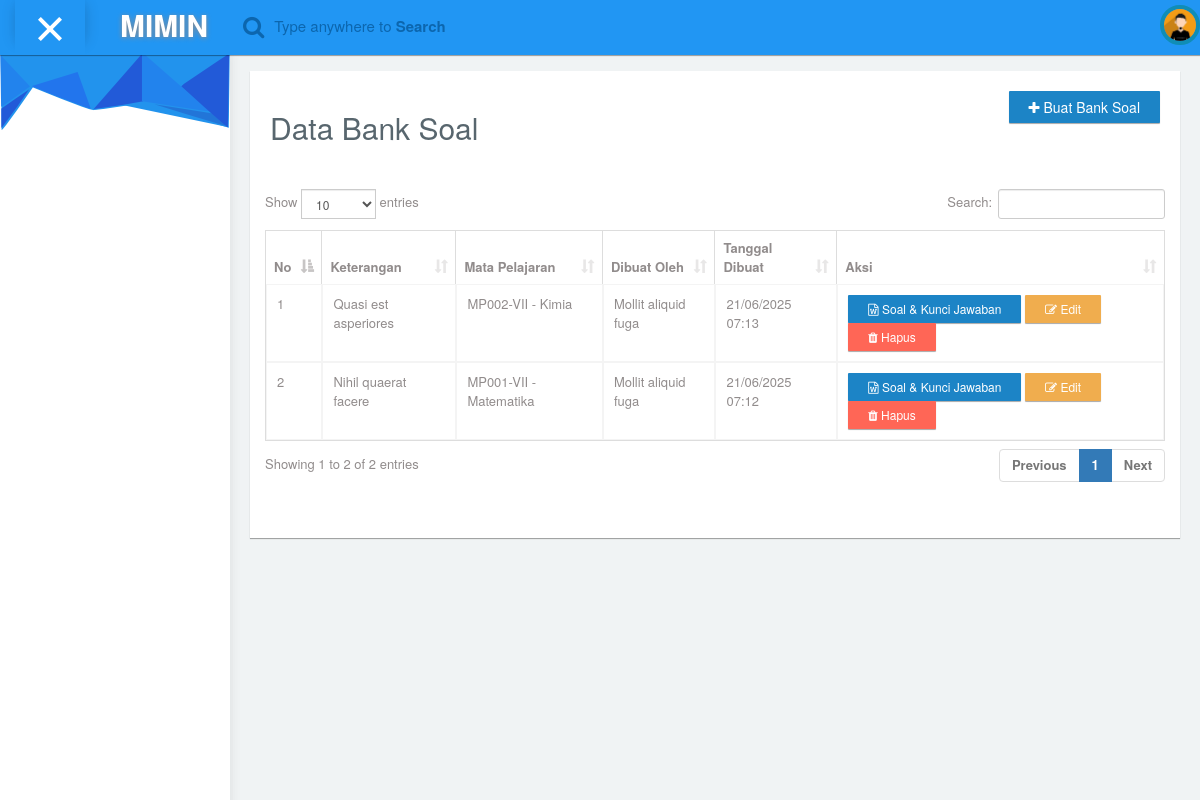
The page /index.php/banksoal on the database its author committed.
### tables this page shows
CREATE TABLE IF NOT EXISTS `tb_banksoal` (
  `id` int NOT NULL AUTO_INCREMENT,
  `keterangan` varchar(255) NOT NULL,
  `matapelajaran_id` int NOT NULL,
  `pegawai_id` int NOT NULL,
  `created_at` timestamp NOT NULL DEFAULT CURRENT_TIMESTAMP,
  `updated_at` timestamp NOT NULL DEFAULT CURRENT_TIMESTAMP ON UPDATE CURRENT_TIMESTAMP,
  PRIMARY KEY (`id`),
  KEY `matapelajaran_id` (`matapelajaran_id`),
  KEY `pegawai_id` (`pegawai_id`),
  CONSTRAINT `tb_banksoal_ibfk_1` FOREIGN KEY (`matapelajaran_id`) REFERENCES `tb_matapelajaran` (`id`),
  CONSTRAINT `tb_banksoal_ibfk_2` FOREIGN KEY (`pegawai_id`) REFERENCES `tb_pegawai` (`id`)
);

CREATE TABLE IF NOT EXISTS `tb_matapelajaran` (
  `id` int NOT NULL AUTO_INCREMENT,
  `kode_matapelajaran` varchar(20) NOT NULL,
  `nama_matapelajaran` varchar(100) NOT NULL,
  `keterangan` text,
  PRIMARY KEY (`id`)
);

CREATE TABLE IF NOT EXISTS `tb_pegawai` (
  `id` int NOT NULL AUTO_INCREMENT,
  `nama` varchar(100) NOT NULL,
  `tempat_lahir` varchar(100) NOT NULL,
  `tanggal_lahir` date NOT NULL,
  `jenis_kelamin` enum('L','P') NOT NULL,
  `alamat` text NOT NULL,
  `no_telepon` varchar(20) DEFAULT NULL,
  `email` varchar(100) NOT NULL,
  `password` varchar(255) NOT NULL,
  `role` enum('admin','operator','guru','kepala sekolah') NOT NULL,
  `created_at` timestamp NULL DEFAULT CURRENT_TIMESTAMP,
  `updated_at` timestamp NULL DEFAULT CURRENT_TIMESTAMP ON UPDATE CURRENT_TIMESTAMP,
  PRIMARY KEY (`id`),
  UNIQUE KEY `email` (`email`)
);

### application/views/template_miminium/content.php (called while the page is built)
<?php
    $this->load->view($page);
?>

### application/views/template_miminium/wrapper.php (called while the page is built)
<?php
    include 'header.php';
    include 'sidebar.php';
    include 'navbar.php';
	include 'content.php';
	include 'footer.php';
?>

### application/controllers/Banksoal.php (called while the page is built, shortened)
<?php
class Banksoal extends CI_Controller {
	public function __construct() {
		$this->load->database();
		$this->load->library('form_validation');
		$this->load->library('session');
	}
	public function index()
	{
        $this->db->from('tb_gurumatapelajaran');
        $this->db->join('tb_matapelajaran', 'tb_matapelajaran.id = tb_gurumatapelajaran.matapelajaran_id');
        $mapel = $this->db->get();
        $this->db->select('tb_banksoal.*, tb_matapelajaran.kode_matapelajaran, tb_matapelajaran.nama_matapelajaran, tb_pegawai.nama as nama_pegawai');
        $this->db->from('tb_banksoal');
        $this->db->join('tb_matapelajaran', 'tb_matapelajaran.id = tb_banksoal.matapelajaran_id');
        $this->db->join('tb_pegawai', 'tb_pegawai.id = tb_banksoal.pegawai_id');
        $this->db->order_by('tb_banksoal.created_at', 'DESC');
        $banksoal = $this->db->get();
		$data = array(
			'page' => 'banksoal/index',
            'script' => 'banksoal/script',
            'link' => 'banksoal',
            'mapel' => $mapel,
            'banksoal' => $banksoal
		);
		$this->load->view('template_miminium/wrapper', $data);
	}
}

### index.php (called while the page is built, shortened)
<?php
require_once BASEPATH.'core/CodeIgniter.php';

### application/views/banksoal/index.php (the view, shortened to what this page needs)
<div id="content">
  <div class="col-md-12 card-wrap" style="padding:20px;">
    <div class="panel">
      <div class="panel-heading bg-white border-none" style="padding:20px;">
        <div class="row">
          <div class="col-md-6 text-left">
            <h2>Data Bank Soal</h2>
          </div>
          <div class="col-md-6 text-right">
            <a href="#" class="btn btn-primary mb-3 btn-buat-bank-soal"> <i class="fa fa-plus"></i> Buat Bank Soal</a>
          </div>
        </div>
      </div>
      <div class="panel-body" style="padding-bottom:50px;">
        <table class="table table-bordered dt-table">
          <thead>
            <tr>
              <th>No</th>
              <th>Keterangan</th>
              <th>Mata Pelajaran</th>
              <th>Dibuat Oleh</th>
              <th>Tanggal Dibuat</th>
              <th>Aksi</th>
            </tr>
          </thead>
          <tbody>
            <?php $no = 1; ?>
            <?php foreach ($banksoal->result() as $bs): ?>
              <tr>
                <td><?= $no++ ?></td>
                <td><?= htmlspecialchars($bs->keterangan) ?></td>
                <td><?= htmlspecialchars($bs->kode_matapelajaran) ?> - <?= htmlspecialchars($bs->nama_matapelajaran) ?></td>
                <td><?= htmlspecialchars($bs->nama_pegawai) ?></td>
                <td><?= date('d/m/Y H:i', strtotime($bs->created_at)) ?></td>
                <td>
                  <a href="<?= base_url() ?>banksoal/soalkuncijawaban/<?= $bs->id ?>" class="btn btn-sm btn-primary">
                    <i class="fa fa-file-word-o"></i>
                    Soal & Kunci Jawaban
                  </a>
                  <a href="#" class="btn btn-sm btn-warning btn-edit-bank-soal" data-id="<?= $bs->id ?>">
                    <i class="fa fa-edit"></i> Edit
                  </a>
                  <a href="<?= site_url('banksoal/delete/' . $bs->id) ?>" class="btn btn-sm btn-danger btn-delete-bank-soal">
                    <i class="fa fa-trash"></i> Hapus
                  </a>
                </td>
              </tr>
            <?php endforeach; ?>
          </tbody>
        </table>
      </div>
    </div>
  </div>
</div>

### rows shown on the page
tb_banksoal: keterangan "Quasi est asperiores", matapelajaran.kode_matapelajaran "MP002-VII", matapelajaran.nama_matapelajaran "Kimia", pegawai.nama "Mollit aliquid fuga", created_at "21/06/2025 07:13"
tb_banksoal: keterangan "Nihil quaerat facere", matapelajaran.kode_matapelajaran "MP001-VII", matapelajaran.nama_matapelajaran "Matematika", pegawai.nama "Mollit aliquid fuga", created_at "21/06/2025 07:12"
